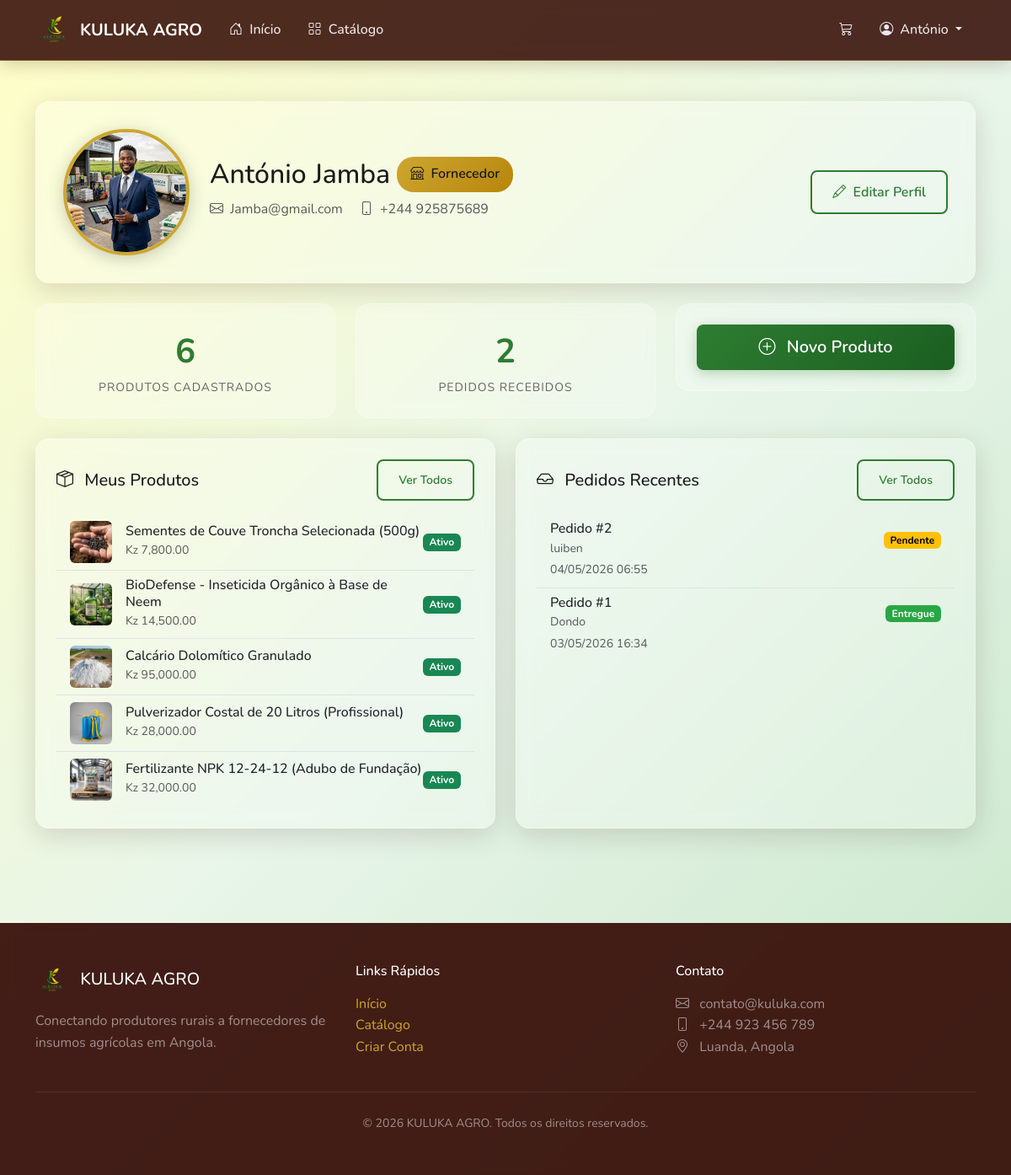
The app's page /perfil/ (signed in) with its own data.
### contas/models.py (models this page shows, shortened)
class Usuario(AbstractUser):
    class TipoUsuario(models.TextChoices):
        FORNECEDOR = 'FORNECEDOR', 'Fornecedor'
        PRODUTOR = 'PRODUTOR', 'Produtor'
    tipo = models.CharField(
        max_length=20,
        choices=TipoUsuario.choices,
        default=TipoUsuario.PRODUTOR,
        verbose_name='Tipo de Usuário'
    )
    telefone = models.CharField(
        max_length=20,
        blank=True,
        verbose_name='Telefone'
    )
    endereco = models.TextField(
        blank=True,
        verbose_name='Endereço'
    )
    cidade = models.CharField(
        max_length=100,
        blank=True,
        verbose_name='Cidade'
    )
    provincia = models.CharField(
        max_length=100,
        blank=True,
        verbose_name='Província'
    )
    foto_perfil = models.ImageField(
        upload_to='perfis/',
        blank=True,
        null=True,
        verbose_name='Foto de Perfil'
    )
    descricao = models.TextField(
        blank=True,
        verbose_name='Descrição / Sobre'
    )
    data_criacao = models.DateTimeField(
        auto_now_add=True,
        verbose_name='Data de Criação'
    )
    nome_empresa = models.CharField(
        max_length=200,
        blank=True,
        verbose_name='Nome da Empresa'
    )
    nif = models.CharField(
        max_length=50,
        blank=True,
        verbose_name='NIF (Número de Identificação Fiscal)'
    )
    area_cultivo = models.DecimalField(
        max_digits=10,
        decimal_places=2,
        blank=True,
        null=True,
        verbose_name='Área de Cultivo (hectares)'
    )
    tipos_cultivo = models.TextField(
        blank=True,
        verbose_name='Tipos de Cultivo'
    )
    class Meta:
        verbose_name = 'Usuário'
        verbose_name_plural = 'Usuários'
    @property
    def eh_fornecedor(self):
        return self.tipo == self.TipoUsuario.FORNECEDOR

### produtos/models.py (models this page shows, shortened)
class Produto(models.Model):
    class UnidadeMedida(models.TextChoices):
        QUILOGRAMA = 'KG', 'Quilograma (kg)'
        GRAMA = 'G', 'Grama (g)'
        TONELADA = 'TON', 'Tonelada (ton)'
        LITRO = 'L', 'Litro (L)'
        UNIDADE = 'UN', 'Unidade (un)'
        SACO = 'SC', 'Saco (sc)'
        CAIXA = 'CX', 'Caixa (cx)'
    fornecedor = models.ForeignKey(
        settings.AUTH_USER_MODEL,
        on_delete=models.CASCADE,
        related_name='produtos',
        verbose_name='Fornecedor'
    )
    categoria = models.ForeignKey(
        Categoria,
        on_delete=models.SET_NULL,
        null=True,
        blank=True,
        related_name='produtos',
        verbose_name='Categoria'
    )
    nome = models.CharField(
        max_length=200,
        verbose_name='Nome do Produto'
    )
    descricao = models.TextField(
        verbose_name='Descrição'
    )
    preco = models.DecimalField(
        max_digits=10,
        decimal_places=2,
        verbose_name='Preço'
    )
    unidade_medida = models.CharField(
        max_length=10,
        choices=UnidadeMedida.choices,
        default=UnidadeMedida.QUILOGRAMA,
        verbose_name='Unidade de Medida'
    )
    estoque = models.PositiveIntegerField(
        default=0,
        verbose_name='Estoque Disponível'
    )
    imagem = models.ImageField(
        upload_to='produtos/',
        blank=True,
        null=True,
        verbose_name='Imagem do Produto'
    )
    ativo = models.BooleanField(
        default=True,
        verbose_name='Ativo'
    )
    destaque = models.BooleanField(
        default=False,
        verbose_name='Produto em Destaque'
    )
    data_criacao = models.DateTimeField(
        auto_now_add=True,
        verbose_name='Data de Criação'
    )
    data_atualizacao = models.DateTimeField(
        auto_now=True,
        verbose_name='Última Atualização'
    )
    class Meta:
        verbose_name = 'Produto'
        verbose_name_plural = 'Produtos'
        ordering = ['-data_criacao']
    @property
    def preco_formatado(self):
        return f"Kz {self.preco:,.2f}"

### pedidos/models.py (models this page shows, shortened)
class Pedido(models.Model):
    class StatusPedido(models.TextChoices):
        PENDENTE = 'PENDENTE', 'Pendente'
        CONFIRMADO = 'CONFIRMADO', 'Confirmado'
        EM_PREPARACAO = 'EM_PREPARACAO', 'Em Preparação'
        ENVIADO = 'ENVIADO', 'Enviado'
        ENTREGUE = 'ENTREGUE', 'Entregue'
        CANCELADO = 'CANCELADO', 'Cancelado'
    cliente = models.ForeignKey(
        settings.AUTH_USER_MODEL,
        on_delete=models.CASCADE,
        related_name='pedidos',
        verbose_name='Cliente'
    )
    status = models.CharField(
        max_length=20,
        choices=StatusPedido.choices,
        default=StatusPedido.PENDENTE,
        verbose_name='Status'
    )
    endereco_entrega = models.TextField(
        verbose_name='Endereço de Entrega'
    )
    observacoes = models.TextField(
        blank=True,
        verbose_name='Observações'
    )
    total = models.DecimalField(
        max_digits=12,
        decimal_places=2,
        default=0,
        verbose_name='Total'
    )
    data_criacao = models.DateTimeField(
        auto_now_add=True,
        verbose_name='Data do Pedido'
    )
    data_atualizacao = models.DateTimeField(
        auto_now=True,
        verbose_name='Última Atualização'
    )
    class Meta:
        verbose_name = 'Pedido'
        verbose_name_plural = 'Pedidos'
        ordering = ['-data_criacao']

### contas/views.py (the view)
# urls.py: path('perfil/', views.PerfilUsuarioView.as_view(), name='perfil'),
class PerfilUsuarioView(LoginRequiredMixin, TemplateView):
    template_name = 'contas/perfil.html'
    def get_template_names(self):
        if self.request.user.eh_fornecedor:
            return ['contas/perfil_fornecedor.html']
        return ['contas/perfil_produtor.html']
    def get_context_data(self, **kwargs):
        context = super().get_context_data(**kwargs)
        usuario = self.request.user
        if usuario.eh_fornecedor:
            from produtos.models import Produto
            context['meus_produtos'] = Produto.objects.filter(
                fornecedor=usuario
            ).order_by('-data_criacao')[:5]
            context['total_produtos'] = Produto.objects.filter(
                fornecedor=usuario
            ).count()
            from pedidos.models import Pedido, ItemPedido
            context['pedidos_recebidos'] = Pedido.objects.filter(
                itens__produto__fornecedor=usuario
            ).distinct().order_by('-data_criacao')[:5]
        else:
            from pedidos.models import Pedido
            context['meus_pedidos'] = Pedido.objects.filter(
                cliente=usuario
            ).order_by('-data_criacao')[:5]
        return context

### templates/contas/perfil_fornecedor.html (shortened to what this page needs)
{% extends 'base.html' %}
{% load static %}
{% block conteudo %}
<div class="container py-5">
    <div class="perfil-card mb-4">
        <div class="row align-items-center">
            <div class="col-md-auto text-center mb-3 mb-md-0">
                {% if user.foto_perfil %}
                <img src="{{ user.foto_perfil.url }}" alt="{{ user.username }}" class="perfil-foto">
                {% else %}
                <div class="perfil-foto-placeholder">
                    {{ user.first_name|slice:":1"|upper|default:user.username|slice:":1"|upper }}
                </div>
                {% endif %}
            </div>
            <div class="col-md">
                <div class="d-flex align-items-center gap-2 mb-2">
                    <h2 class="mb-0">{{ user.get_full_name|default:user.username }}</h2>
                    <span class="badge-fornecedor">
                        <i class="bi bi-shop me-1"></i> Fornecedor
                    </span>
                </div>
                <p class="text-muted mb-2">
                    <i class="bi bi-envelope me-1"></i> {{ user.email }}
                    {% if user.telefone %}
                    <span class="ms-3"><i class="bi bi-phone me-1"></i> {{ user.telefone }}</span>
                    {% endif %}
                </p>
            </div>
            <div class="col-md-auto">
                <a href="{% url 'contas:editar_perfil' %}" class="btn btn-kuluka-outline">
                    <i class="bi bi-pencil me-1"></i> Editar Perfil
                </a>
            </div>
        </div>
    </div>
    <div class="row g-4 mb-4">
        <div class="col-md-4">
            <div class="stat-card">
                <div class="stat-numero">{{ total_produtos }}</div>
                <div class="stat-label">Produtos Cadastrados</div>
            </div>
        </div>
        <div class="col-md-4">
            <div class="stat-card">
                <div class="stat-numero">{{ pedidos_recebidos.count }}</div>
                <div class="stat-label">Pedidos Recebidos</div>
            </div>
        </div>
        <div class="col-md-4">
            <div class="stat-card">
                <a href="{% url 'produtos:criar' %}" class="btn btn-kuluka btn-lg w-100">
                    <i class="bi bi-plus-circle me-2"></i> Novo Produto
                </a>
            </div>
        </div>
    </div>
    <div class="row g-4">
        <div class="col-lg-6">
            <div class="glass-card h-100">
                <div class="d-flex justify-content-between align-items-center mb-3">
                    <h5 class="mb-0"><i class="bi bi-box-seam me-2"></i> Meus Produtos</h5>
                    <a href="{% url 'produtos:meus_produtos' %}" class="btn btn-sm btn-kuluka-outline">
                        Ver Todos
                    </a>
                </div>
                {% if meus_produtos %}
                <div class="list-group list-group-flush">
                    {% for produto in meus_produtos %}
                    <div class="list-group-item bg-transparent d-flex align-items-center">
                        {% if produto.imagem %}
                        <img src="{{ produto.imagem.url }}" alt="{{ produto.nome }}"
                             class="rounded me-3" style="width: 50px; height: 50px; object-fit: cover;">
                        {% else %}
                        <div class="rounded me-3 img-placeholder" style="width: 50px; height: 50px;">
                            <i class="bi bi-image" style="font-size: 1.5rem;"></i>
                        </div>
                        {% endif %}
                        <div class="flex-grow-1">
                            <h6 class="mb-0">{{ produto.nome }}</h6>
                            <small class="text-muted">{{ produto.preco_formatado }}</small>
                        </div>
                        <span class="badge {% if produto.ativo %}bg-success{% else %}bg-secondary{% endif %}">
                            {% if produto.ativo %}Ativo{% else %}Inativo{% endif %}
                        </span>
                    </div>
                    {% endfor %}
                </div>
                {% endif %}
            </div>
        </div>
        <div class="col-lg-6">
            <div class="glass-card h-100">
                <div class="d-flex justify-content-between align-items-center mb-3">
                    <h5 class="mb-0"><i class="bi bi-inbox me-2"></i> Pedidos Recentes</h5>
                    <a href="{% url 'pedidos:pedidos_recebidos' %}" class="btn btn-sm btn-kuluka-outline">
                        Ver Todos
                    </a>
                </div>
                {% if pedidos_recebidos %}
                <div class="list-group list-group-flush">
                    {% for pedido in pedidos_recebidos %}
                    <div class="list-group-item bg-transparent">
                        <div class="d-flex justify-content-between align-items-center">
                            <div>
                                <h6 class="mb-0">Pedido #{{ pedido.pk }}</h6>
                                <small class="text-muted">{{ pedido.cliente.username }}</small>
                            </div>
                            <span class="badge status-{{ pedido.status|lower }}">
                                {{ pedido.get_status_display }}
                            </span>
                        </div>
                        <small class="text-muted">{{ pedido.data_criacao|date:"d/m/Y H:i" }}</small>
                    </div>
                    {% endfor %}
                </div>
                {% else %}
                <div class="text-center py-4">
                    <i class="bi bi-inbox text-muted" style="font-size: 3rem;"></i>
                    <p class="text-muted mt-2">Você ainda não recebeu nenhum pedido.</p>
                </div>
                {% endif %}
            </div>
        </div>
    </div>
</div>
{% endblock %}

### templates/base.html (shortened to what this page needs)
{% load static %}
<!DOCTYPE html>
<html lang="pt-br">
<head>
    <link href="https://cdn.jsdelivr.net/npm/bootstrap@5.3.3/dist/css/bootstrap.min.css" rel="stylesheet">
    <link href="https://cdn.jsdelivr.net/npm/bootstrap-icons@1.11.3/font/bootstrap-icons.css" rel="stylesheet">
    <link href="{% static 'css/style.css' %}" rel="stylesheet">
</head>
<body>
    <nav class="navbar navbar-expand-lg navbar-glass sticky-top">
        <div class="container">
            <a class="navbar-brand" href="{% url 'contas:home' %}">
                <img src="{% static 'images/logo.png' %}" alt="KULUKA AGRO">
                <span class="d-none d-sm-inline">KULUKA AGRO</span>
            </a>
            <div class="collapse navbar-collapse" id="navbarNav">
                <ul class="navbar-nav me-auto">
                    <li class="nav-item">
                        <a class="nav-link" href="{% url 'contas:home' %}">
                            <i class="bi bi-house-door me-1"></i> Início
                        </a>
                    </li>
                    <li class="nav-item">
                        <a class="nav-link" href="{% url 'produtos:catalogo' %}">
                            <i class="bi bi-grid me-1"></i> Catálogo
                        </a>
                    </li>
                </ul>
                <ul class="navbar-nav">
                    <li class="nav-item">
                        <a class="nav-link carrinho-badge" href="{% url 'pedidos:carrinho' %}">
                            <i class="bi bi-cart3"></i>
                        </a>
                    </li>
                    {% if user.is_authenticated %}
                    <li class="nav-item dropdown">
                        <a class="nav-link dropdown-toggle" href="#" data-bs-toggle="dropdown">
                            <i class="bi bi-person-circle me-1"></i>
                            {{ user.first_name|default:user.username }}
                        </a>
                    </li>
                    {% endif %}
                </ul>
            </div>
        </div>
    </nav>
    <main>
        {% block conteudo %}{% endblock %}
    </main>
    <footer class="footer-glass">
        <div class="container">
            <div class="row">
                <div class="col-md-4 mb-4 mb-md-0">
                    <h5 class="text-white mb-3">
                        <img src="{% static 'images/logo.png' %}" alt="KULUKA AGRO" height="40" class="me-2">
                        KULUKA AGRO
                    </h5>
                    <p class="text-white-50">
                        Conectando produtores rurais a fornecedores de insumos agrícolas em Angola.
                    </p>
                </div>
                <div class="col-md-4 mb-4 mb-md-0">
                    <h6 class="text-white mb-3">Links Rápidos</h6>
                    <ul class="list-unstyled">
                        <li><a href="{% url 'contas:home' %}">Início</a></li>
                        <li><a href="{% url 'produtos:catalogo' %}">Catálogo</a></li>
                        <li><a href="{% url 'contas:registro' %}">Criar Conta</a></li>
                    </ul>
                </div>
                <div class="col-md-4">
                    <h6 class="text-white mb-3">Contato</h6>
                    <ul class="list-unstyled text-white-50">
                        <li><i class="bi bi-envelope me-2"></i> contato@kuluka.com</li>
                        <li><i class="bi bi-phone me-2"></i> +244 923 456 789</li>
                        <li><i class="bi bi-geo-alt me-2"></i> Luanda, Angola</li>
                    </ul>
                </div>
            </div>
            <hr class="my-4 border-secondary">
            <div class="text-center text-white-50">
                <small>&copy; 2026 KULUKA AGRO. Todos os direitos reservados.</small>
            </div>
        </div>
    </footer>
</body>
</html>

### records on screen
Usuario: first_name "António", foto_perfil (picture), get_full_name "António Jamba", email "Jamba@gmail.com", telefone "+244 925875689"
Produto: imagem (picture), nome "Sementes de Couve Troncha Selecionada (500g)", preco_formatado "Kz 7,800.00", ativo "Ativo"
Produto: imagem (picture), nome "BioDefense - Inseticida Orgânico à Base de Neem", preco_formatado "Kz 14,500.00", ativo "Ativo"
Produto: imagem (picture), nome "Calcário Dolomítico Granulado", preco_formatado "Kz 95,000.00", ativo "Ativo"
Produto: imagem (picture), nome "Pulverizador Costal de 20 Litros (Profissional)", preco_formatado "Kz 28,000.00", ativo "Ativo"
Produto: imagem (picture), nome "Fertilizante NPK 12-24-12 (Adubo de Fundação)", preco_formatado "Kz 32,000.00", ativo "Ativo"
Pedido: pk "2", cliente.username "luiben", status "Pendente", data_criacao "04/05/2026 06:55"
Pedido: pk "1", cliente.username "Dondo", status "Entregue", data_criacao "03/05/2026 16:34"

### other values on screen
{{ total_produtos }} "6"
{{ pedidos_recebidos.count }} "2"
